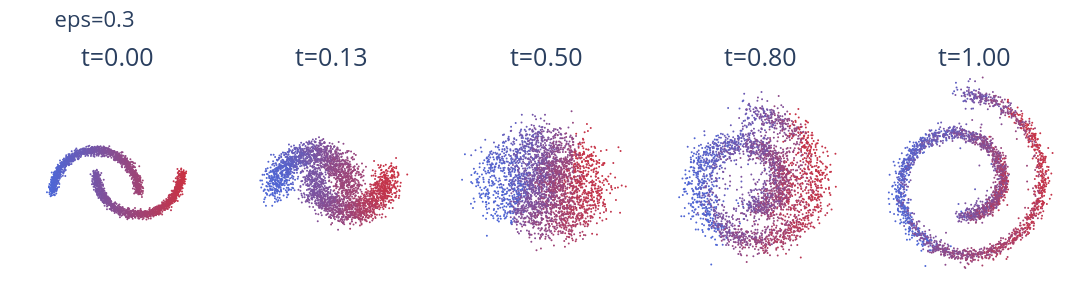

The code cell stored with this chart in its notebook:
### Code cell
eps = 0.3
frames = [0, 13, 50, 80, 100]

torch.manual_seed(0)
traj = generate(models[eps], z0[:3000], eps)

titles = [f"t={ts[k].item():.2f}" for k in frames]
fig = make_subplots(
    rows=1, cols=len(frames), subplot_titles=titles, horizontal_spacing=0
)
for col, k in enumerate(frames, 1):
    fig.add_trace(points(traj[k], z0[:3000, 0]), row=1, col=col)
square_axes(fig, [-5, 5])
fig.update_layout(title=dict(text=f"eps={eps}", y=0.96), margin_t=75)
show(fig, "5frames", 220 * len(frames), 300)

### Figure 1 — Plotly figure (JSON) as saved in the notebook; plotly's stock layout.template omitted (floating-point values rounded to 4 significant figures; data arrays with more than 128 entries replaced by an {"elided": "..."} marker saying what was removed)
{"data": [{"marker": {"color": {"elided": "3000 float values"}, "colorscale": [[0.0, "#4A68DA"], [1.0, "#CA3142"]], "size": 2}, "mode": "markers", "type": "scatter", "x": {"elided": "3000 float values"}, "xaxis": "x", "y": {"elided": "3000 float values"}, "yaxis": "y"}, {"marker": {"color": {"elided": "3000 float values"}, "colorscale": [[0.0, "#4A68DA"], [1.0, "#CA3142"]], "size": 2}, "mode": "markers", "type": "scatter", "x": {"elided": "3000 float values"}, "xaxis": "x2", "y": {"elided": "3000 float values"}, "yaxis": "y2"}, {"marker": {"color": {"elided": "3000 float values"}, "colorscale": [[0.0, "#4A68DA"], [1.0, "#CA3142"]], "size": 2}, "mode": "markers", "type": "scatter", "x": {"elided": "3000 float values"}, "xaxis": "x3", "y": {"elided": "3000 float values"}, "yaxis": "y3"}, {"marker": {"color": {"elided": "3000 float values"}, "colorscale": [[0.0, "#4A68DA"], [1.0, "#CA3142"]], "size": 2}, "mode": "markers", "type": "scatter", "x": {"elided": "3000 float values"}, "xaxis": "x4", "y": {"elided": "3000 float values"}, "yaxis": "y4"}, {"marker": {"color": {"elided": "3000 float values"}, "colorscale": [[0.0, "#4A68DA"], [1.0, "#CA3142"]], "size": 2}, "mode": "markers", "type": "scatter", "x": {"elided": "3000 float values"}, "xaxis": "x5", "y": {"elided": "3000 float values"}, "yaxis": "y5"}], "layout": {"annotations": [{"font": {"size": 25}, "showarrow": false, "text": "t=0.00", "x": 0.1, "xanchor": "center", "xref": "paper", "y": 1.0, "yanchor": "bottom", "yref": "paper"}, {"font": {"size": 25}, "showarrow": false, "text": "t=0.13", "x": 0.3, "xanchor": "center", "xref": "paper", "y": 1.0, "yanchor": "bottom", "yref": "paper"}, {"font": {"size": 25}, "showarrow": false, "text": "t=0.50", "x": 0.5, "xanchor": "center", "xref": "paper", "y": 1.0, "yanchor": "bottom", "yref": "paper"}, {"font": {"size": 25}, "showarrow": false, "text": "t=0.80", "x": 0.7, "xanchor": "center", "xref": "paper", "y": 1.0, "yanchor": "bottom", "yref": "paper"}, {"font": {"size": 25}, "showarrow": false, "text": "t=1.00", "x": 0.9, "xanchor": "center", "xref": "paper", "y": 1.0, "yanchor": "bottom", "yref": "paper"}], "height": 300, "margin": {"t": 75}, "showlegend": false, "title": {"text": "eps=0.3", "y": 0.96}, "width": 1100, "xaxis": {"anchor": "y", "domain": [0.0, 0.2], "range": [-5, 5], "visible": false}, "xaxis2": {"anchor": "y2", "domain": [0.2, 0.4], "range": [-5, 5], "visible": false}, "xaxis3": {"anchor": "y3", "domain": [0.4, 0.6], "range": [-5, 5], "visible": false}, "xaxis4": {"anchor": "y4", "domain": [0.6, 0.8], "range": [-5, 5], "visible": false}, "xaxis5": {"anchor": "y5", "domain": [0.8, 1.0], "range": [-5, 5], "visible": false}, "yaxis": {"anchor": "x", "domain": [0.0, 1.0], "range": [-5, 5], "scaleanchor": "x", "visible": false}, "yaxis2": {"anchor": "x2", "domain": [0.0, 1.0], "range": [-5, 5], "scaleanchor": "x2", "visible": false}, "yaxis3": {"anchor": "x3", "domain": [0.0, 1.0], "range": [-5, 5], "scaleanchor": "x3", "visible": false}, "yaxis4": {"anchor": "x4", "domain": [0.0, 1.0], "range": [-5, 5], "scaleanchor": "x4", "visible": false}, "yaxis5": {"anchor": "x5", "domain": [0.0, 1.0], "range": [-5, 5], "scaleanchor": "x5", "visible": false}}}
